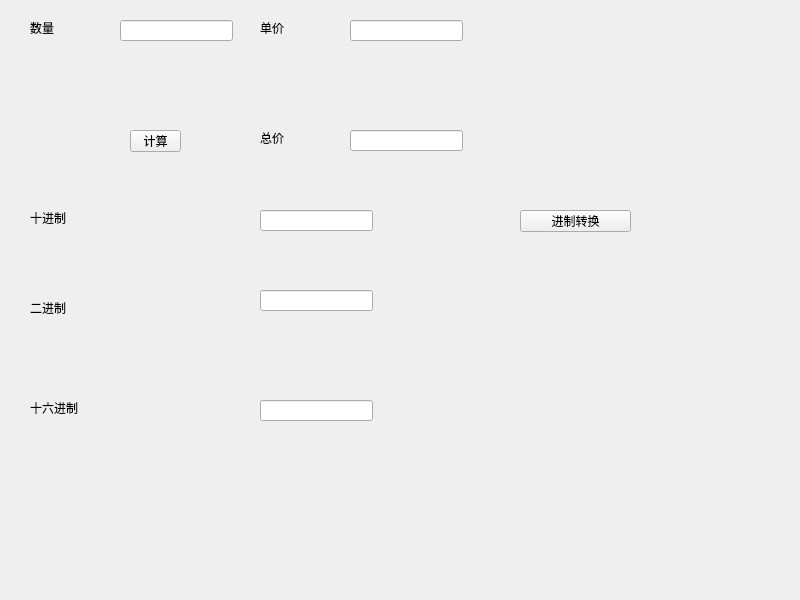
<?xml version="1.0" encoding="UTF-8"?>
<ui version="4.0">
 <class>Widget</class>
 <widget class="QWidget" name="Widget">
  <property name="geometry">
   <rect>
    <x>0</x>
    <y>0</y>
    <width>800</width>
    <height>600</height>
   </rect>
  </property>
  <property name="windowTitle">
   <string>Widget</string>
  </property>
  <widget class="QLabel" name="label">
   <property name="geometry">
    <rect>
     <x>30</x>
     <y>20</y>
     <width>53</width>
     <height>16</height>
    </rect>
   </property>
   <property name="text">
    <string>数量</string>
   </property>
  </widget>
  <widget class="QLineEdit" name="numEdit">
   <property name="geometry">
    <rect>
     <x>120</x>
     <y>20</y>
     <width>113</width>
     <height>21</height>
    </rect>
   </property>
  </widget>
  <widget class="QLabel" name="label_2">
   <property name="geometry">
    <rect>
     <x>260</x>
     <y>20</y>
     <width>53</width>
     <height>16</height>
    </rect>
   </property>
   <property name="text">
    <string>单价</string>
   </property>
  </widget>
  <widget class="QLineEdit" name="priceEdit">
   <property name="geometry">
    <rect>
     <x>350</x>
     <y>20</y>
     <width>113</width>
     <height>21</height>
    </rect>
   </property>
  </widget>
  <widget class="QToolButton" name="toolButton">
   <property name="geometry">
    <rect>
     <x>130</x>
     <y>130</y>
     <width>51</width>
     <height>22</height>
    </rect>
   </property>
   <property name="text">
    <string>计算</string>
   </property>
  </widget>
  <widget class="QLabel" name="label_3">
   <property name="geometry">
    <rect>
     <x>260</x>
     <y>130</y>
     <width>53</width>
     <height>16</height>
    </rect>
   </property>
   <property name="text">
    <string>总价</string>
   </property>
  </widget>
  <widget class="QLineEdit" name="allPriceEdit">
   <property name="geometry">
    <rect>
     <x>350</x>
     <y>130</y>
     <width>113</width>
     <height>21</height>
    </rect>
   </property>
  </widget>
  <widget class="QLineEdit" name="editDec">
   <property name="geometry">
    <rect>
     <x>260</x>
     <y>210</y>
     <width>113</width>
     <height>21</height>
    </rect>
   </property>
  </widget>
  <widget class="QLineEdit" name="editBinary">
   <property name="geometry">
    <rect>
     <x>260</x>
     <y>290</y>
     <width>113</width>
     <height>21</height>
    </rect>
   </property>
  </widget>
  <widget class="QLineEdit" name="editHex">
   <property name="geometry">
    <rect>
     <x>260</x>
     <y>400</y>
     <width>113</width>
     <height>21</height>
    </rect>
   </property>
  </widget>
  <widget class="QLabel" name="label_4">
   <property name="geometry">
    <rect>
     <x>30</x>
     <y>210</y>
     <width>53</width>
     <height>16</height>
    </rect>
   </property>
   <property name="text">
    <string>十进制</string>
   </property>
  </widget>
  <widget class="QLabel" name="label_5">
   <property name="geometry">
    <rect>
     <x>30</x>
     <y>300</y>
     <width>53</width>
     <height>16</height>
    </rect>
   </property>
   <property name="text">
    <string>二进制</string>
   </property>
  </widget>
  <widget class="QLabel" name="label_6">
   <property name="geometry">
    <rect>
     <x>30</x>
     <y>400</y>
     <width>53</width>
     <height>16</height>
    </rect>
   </property>
   <property name="text">
    <string>十六进制</string>
   </property>
  </widget>
  <widget class="QToolButton" name="toolButton_2">
   <property name="geometry">
    <rect>
     <x>520</x>
     <y>210</y>
     <width>111</width>
     <height>22</height>
    </rect>
   </property>
   <property name="text">
    <string>进制转换</string>
   </property>
  </widget>
 </widget>
 <resources/>
 <connections/>
</ui>
